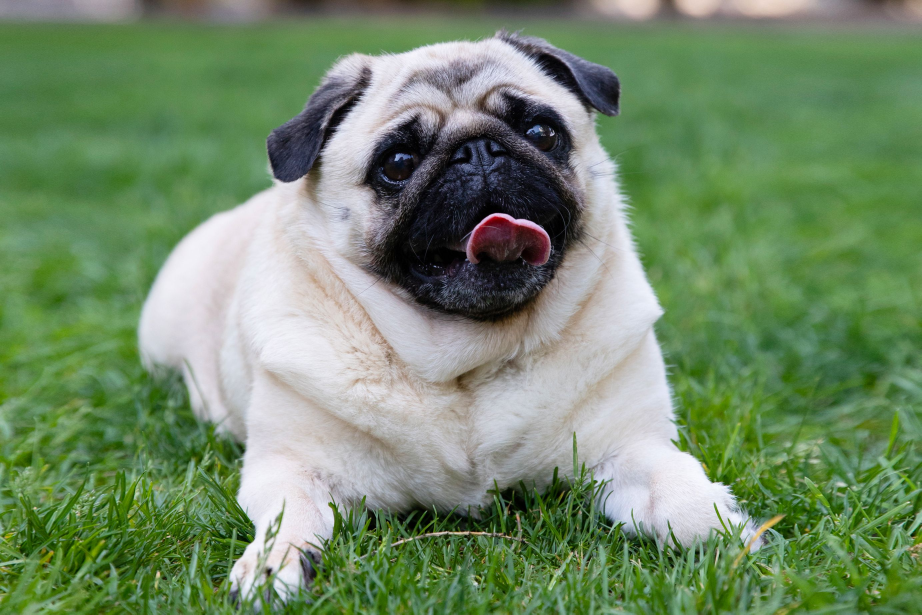
#> input picture py_opencv/photos/dog1.jpg, 2765 x 1843 px (shown at 1/3 size)
$ python threshold.py
#> lines starting #> are read from the running program, lines starting #| are printed output that depends on the picture; after the words box and inside, x2 and y2 are one past the last pixel; in counts of white or black regions, pixels touching at a corner belong together
import cv2 as cv
import numpy as np


img = cv.imread("photos/dog1.jpg")
#> img is the input picture: shape (1843, 2765, 3); mean B, G, R 105.2, 138.7, 114.6
img = cv.resize(img, (int(img.shape[1] * 0.2), int(img.shape[0]*0.2)), interpolation=cv.INTER_LINEAR)
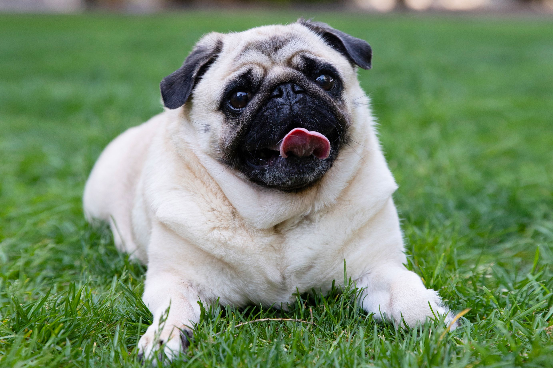
#> img: shape (368, 553, 3); mean B, G, R 105.1, 138.6, 114.5
cv.imshow("dog",img)

gray = cv.cvtColor(img, cv.COLOR_BGR2GRAY)
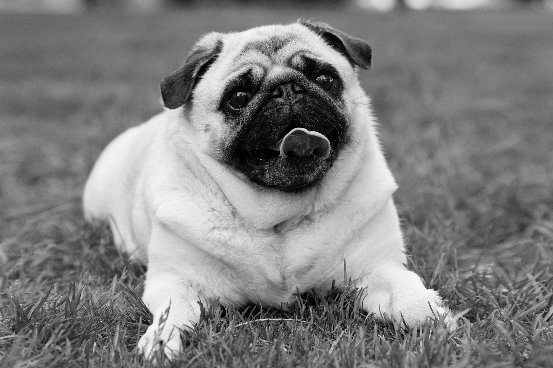
#> gray: shape (368, 553); min 0, max 249, mean 127.6
cv.imshow('gray', gray)

# Simple Thresholding
threshold, thresh = cv.threshold(gray, 100, 255, cv.THRESH_BINARY)
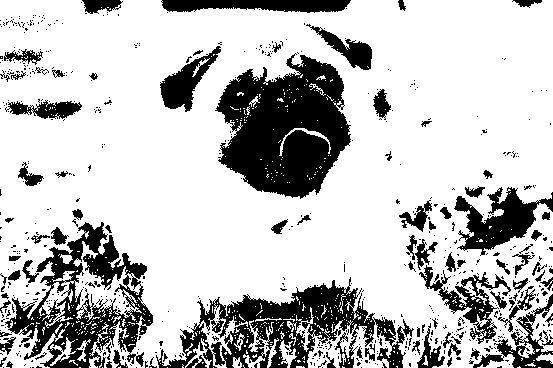
#> thresh: shape (368, 553); 75.6% white; 633 black regions (543 under 20 px), largest, box (x1, y1, x2, y2) and area: (215, 53, 351, 199) 12889, (156, 277, 414, 368) 9036, (5, 222, 153, 368) 8222
cv.imshow('simple thresholded', thresh)
#   inverse
threshold, thresh_inv = cv.threshold(gray, 100, 255, cv.THRESH_BINARY_INV)
cv.imshow('inverse simple threshold', thresh_inv)

# Adaptive Thresholding
adaptive_thresh = cv.adaptiveThreshold(gray, 255, cv.ADAPTIVE_THRESH_MEAN_C, cv.THRESH_BINARY, 11, 9)
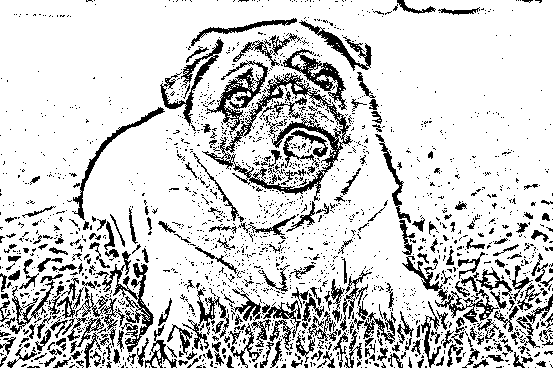
#> adaptive_thresh: shape (368, 553); 81.8% white; black in thin lines or dots
cv.imshow("adaptive thresholding", adaptive_thresh)
gaussian_thresh = cv.adaptiveThreshold(gray, 255, cv.ADAPTIVE_THRESH_GAUSSIAN_C, cv.THRESH_BINARY, 11, 9)
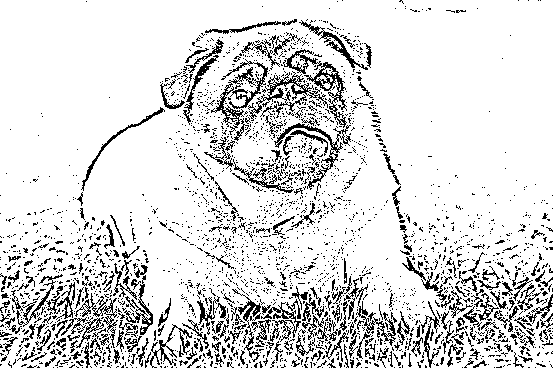
#> gaussian_thresh: shape (368, 553); 85.8% white; black in thin lines or dots
cv.imshow('gaussian', gaussian_thresh)

cv.waitKey(0)

$ run again, with py_opencv/photos/dog2.jpg copied over py_opencv/photos/dog1.jpg
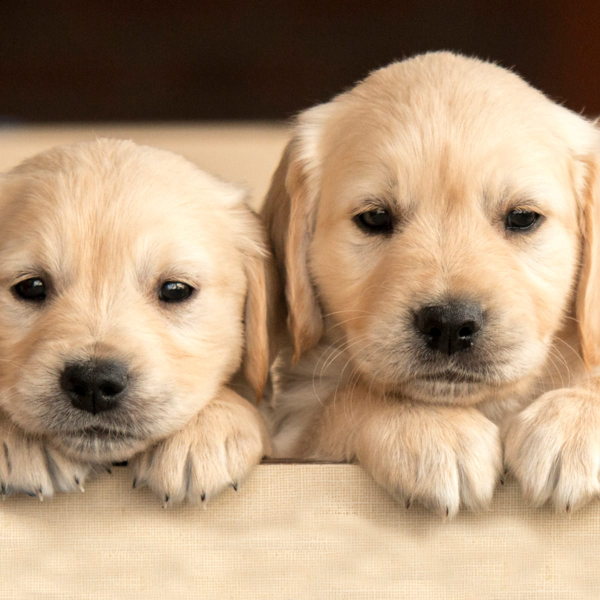
#> input picture py_opencv/photos/dog2.jpg, 1200 x 1200 px (shown at 1/2 size)
#> img is the input picture: shape (1200, 1200, 3); mean B, G, R 120.1, 149.1, 177.1
#> img: shape (240, 240, 3)
#> `threshold, thresh = cv.threshold(gray, 100, 255, cv.THRESH_BINARY)`:
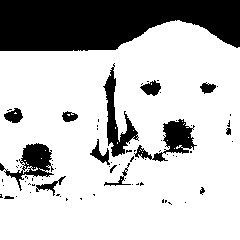
#> thresh: shape (240, 240); 75.4% white; 74 black regions (59 under 20 px), largest, box (x1, y1, x2, y2) and area: (0, 0, 240, 51) 9911, (103, 63, 139, 157) 1033, (134, 119, 197, 162) 965
#> adaptive_thresh: shape (240, 240); 82.7% white; 641 black regions (595 under 20 px), largest, box (x1, y1, x2, y2) and area: (120, 59, 239, 210) 1578, (0, 15, 240, 51) 1337, (74, 54, 125, 172) 1117
#> `gaussian_thresh = cv.adaptiveThreshold(gray, 255, cv.ADAPTIVE_THRESH_G..`:
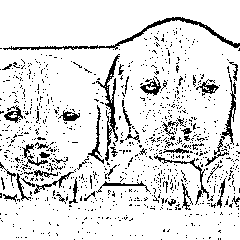
#> gaussian_thresh: shape (240, 240); 87.9% white; black in thin lines or dots

$ run again, with py_opencv/photos/dog3.jpg copied over py_opencv/photos/dog1.jpg
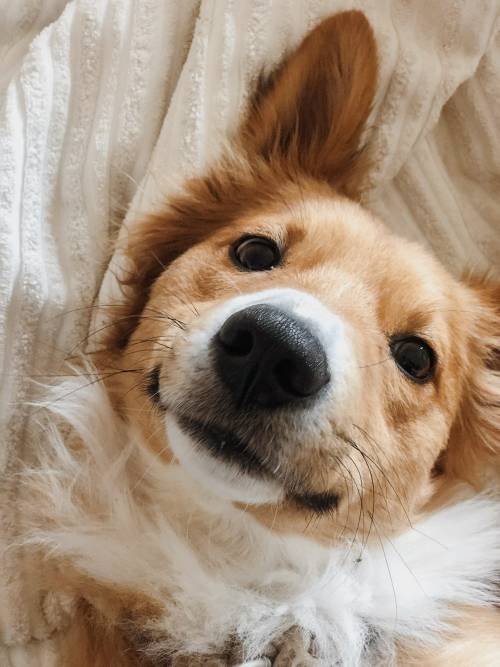
#> input picture py_opencv/photos/dog3.jpg, 1000 x 1333 px (shown at 1/2 size)
#> img is the input picture: shape (1333, 1000, 3); mean B, G, R 125.4, 144.8, 165.5
#> img: shape (266, 200, 3)
#> `threshold, thresh = cv.threshold(gray, 100, 255, cv.THRESH_BINARY)`:
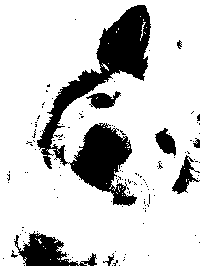
#> thresh: shape (266, 200); 80.9% white; 133 black regions (124 under 20 px), largest, box (x1, y1, x2, y2) and area: (37, 5, 151, 206) 7339, (14, 231, 97, 266) 1292, (172, 155, 200, 194) 421
#> adaptive_thresh: shape (266, 200); 77.8% white; black in thin lines or dots
#> `gaussian_thresh = cv.adaptiveThreshold(gray, 255, cv.ADAPTIVE_THRESH_G..`:
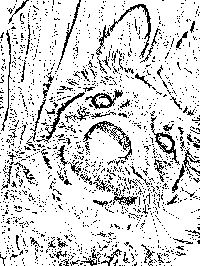
#> gaussian_thresh: shape (266, 200); 84.1% white; black in thin lines or dots
